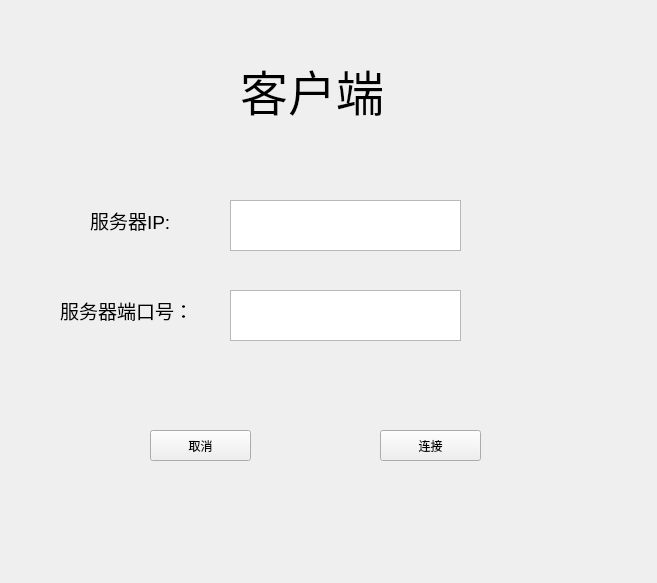
<?xml version="1.0" encoding="UTF-8"?>
<ui version="4.0">
 <class>Widget</class>
 <widget class="QWidget" name="Widget">
  <property name="geometry">
   <rect>
    <x>0</x>
    <y>0</y>
    <width>657</width>
    <height>583</height>
   </rect>
  </property>
  <property name="windowTitle">
   <string>Widget</string>
  </property>
  <widget class="QLabel" name="label">
   <property name="geometry">
    <rect>
     <x>240</x>
     <y>50</y>
     <width>221</width>
     <height>81</height>
    </rect>
   </property>
   <property name="text">
    <string>&lt;html&gt;&lt;head/&gt;&lt;body&gt;&lt;p&gt;&lt;span style=&quot; font-size:36pt;&quot;&gt; 客户端&lt;/span&gt;&lt;/p&gt;&lt;/body&gt;&lt;/html&gt;</string>
   </property>
  </widget>
  <widget class="QLabel" name="label_2">
   <property name="geometry">
    <rect>
     <x>90</x>
     <y>200</y>
     <width>111</width>
     <height>41</height>
    </rect>
   </property>
   <property name="text">
    <string>&lt;html&gt;&lt;head/&gt;&lt;body&gt;&lt;p&gt;&lt;span style=&quot; font-size:14pt;&quot;&gt;服务器IP:&lt;/span&gt;&lt;/p&gt;&lt;/body&gt;&lt;/html&gt;</string>
   </property>
  </widget>
  <widget class="QLabel" name="label_3">
   <property name="geometry">
    <rect>
     <x>60</x>
     <y>290</y>
     <width>171</width>
     <height>41</height>
    </rect>
   </property>
   <property name="text">
    <string>&lt;html&gt;&lt;head/&gt;&lt;body&gt;&lt;p&gt;&lt;span style=&quot; font-size:14pt;&quot;&gt;服务器端口号：&lt;/span&gt;&lt;/p&gt;&lt;/body&gt;&lt;/html&gt;</string>
   </property>
  </widget>
  <widget class="QTextEdit" name="ipTextedit">
   <property name="geometry">
    <rect>
     <x>230</x>
     <y>200</y>
     <width>231</width>
     <height>51</height>
    </rect>
   </property>
  </widget>
  <widget class="QTextEdit" name="portTextedit">
   <property name="geometry">
    <rect>
     <x>230</x>
     <y>290</y>
     <width>231</width>
     <height>51</height>
    </rect>
   </property>
  </widget>
  <widget class="QPushButton" name="cancelButton">
   <property name="geometry">
    <rect>
     <x>150</x>
     <y>430</y>
     <width>101</width>
     <height>31</height>
    </rect>
   </property>
   <property name="text">
    <string>取消</string>
   </property>
  </widget>
  <widget class="QPushButton" name="connectButton">
   <property name="geometry">
    <rect>
     <x>380</x>
     <y>430</y>
     <width>101</width>
     <height>31</height>
    </rect>
   </property>
   <property name="text">
    <string>连接</string>
   </property>
  </widget>
 </widget>
 <resources/>
 <connections/>
</ui>
